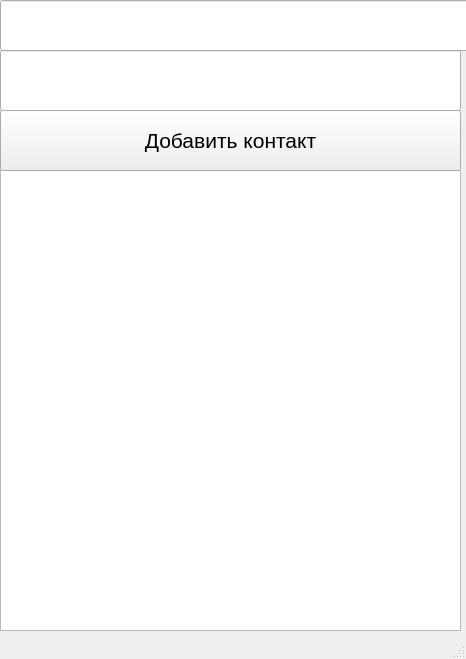
<?xml version="1.0" encoding="UTF-8"?>
<ui version="4.0">
 <class>MainWindow</class>
 <widget class="QMainWindow" name="MainWindow">
  <property name="geometry">
   <rect>
    <x>0</x>
    <y>0</y>
    <width>466</width>
    <height>659</height>
   </rect>
  </property>
  <property name="windowTitle">
   <string>MainWindow</string>
  </property>
  <widget class="QWidget" name="centralwidget">
   <widget class="QListWidget" name="lw">
    <property name="geometry">
     <rect>
      <x>0</x>
      <y>170</y>
      <width>461</width>
      <height>461</height>
     </rect>
    </property>
   </widget>
   <widget class="QPushButton" name="pb">
    <property name="geometry">
     <rect>
      <x>0</x>
      <y>110</y>
      <width>461</width>
      <height>61</height>
     </rect>
    </property>
    <property name="font">
     <font>
      <pointsize>16</pointsize>
     </font>
    </property>
    <property name="text">
     <string>Добавить контакт</string>
    </property>
   </widget>
   <widget class="QLineEdit" name="le">
    <property name="geometry">
     <rect>
      <x>0</x>
      <y>0</y>
      <width>471</width>
      <height>51</height>
     </rect>
    </property>
    <property name="font">
     <font>
      <pointsize>16</pointsize>
     </font>
    </property>
    <property name="placeholderText">
     <string notr="true"/>
    </property>
    <property name="cursorMoveStyle">
     <enum>Qt::LogicalMoveStyle</enum>
    </property>
   </widget>
   <widget class="QLineEdit" name="le2">
    <property name="geometry">
     <rect>
      <x>0</x>
      <y>50</y>
      <width>461</width>
      <height>61</height>
     </rect>
    </property>
    <property name="font">
     <font>
      <pointsize>16</pointsize>
     </font>
    </property>
   </widget>
  </widget>
  <widget class="QMenuBar" name="menubar">
   <property name="geometry">
    <rect>
     <x>0</x>
     <y>0</y>
     <width>466</width>
     <height>21</height>
    </rect>
   </property>
  </widget>
  <widget class="QStatusBar" name="statusbar"/>
 </widget>
 <resources/>
 <connections/>
</ui>
